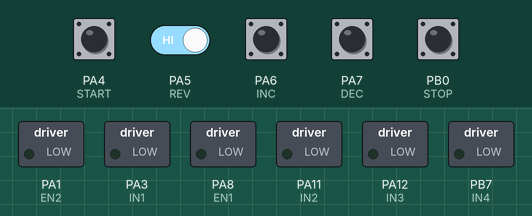
A sketch run on a simulated STM32 Blue Pill. Shown: switched loads named in the sketch (green lamp = pin HIGH). Dashed ring = blinking. The inputs (shaded band) are chosen by the test bench; at power-on: PA4 (START), PA5 (REV), PA6 (INC), PA7 (DEC), PB0 (STOP) HIGH.

Above: at 1.2 s.
1.3 s: PA4 (START) pulled LOW for 0.15 s
At 1.92 s:
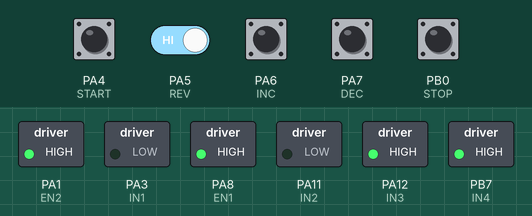
4.3 s: PA5 (REV) driven LOW
At 5.29 s:
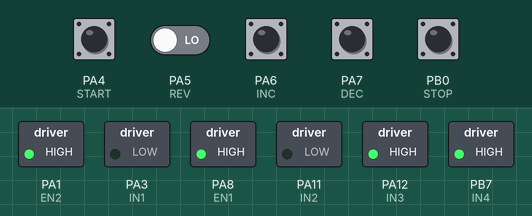
7.3 s: PB0 (STOP) pulled LOW for 1 s
At 7.65 s:
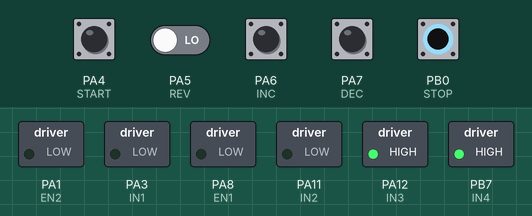
9.8 s: PA4 (START) pulled LOW for 1 s
At 10.2 s:
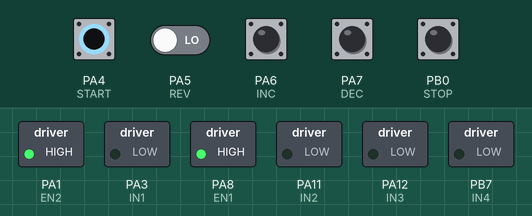
13.0 s: PB0 (STOP) pulled LOW for 1 s
At 13.62 s:
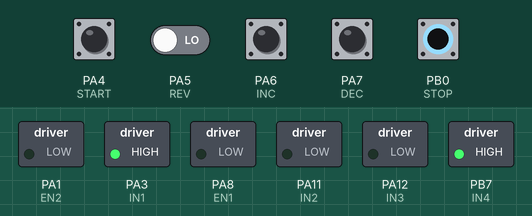
Timing chart, 0 to 16.0 s (numbered marks = the images above; inputs shaded):
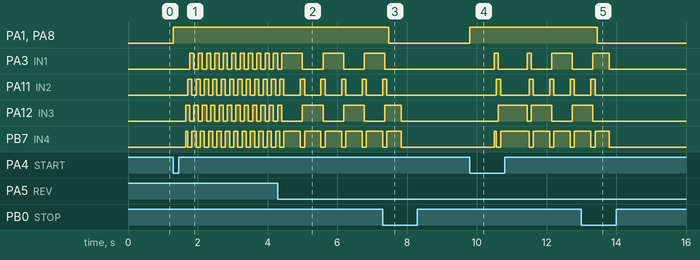

The sketch:

Stepper_Motor.ino
```cpp
#define EN1 PA8
#define EN2 PA1
#define IN1 PA3
#define IN2 PA11
#define IN3 PA12
#define IN4 PB7

#define START PA4
#define STOP  PB0
#define REV   PA5
#define INC   PA6
#define DEC   PA7

#define PERIOD_MAX 100U
#define PERIOD_MIN 30U

#define DEBOUNCE 350U

bool dir = false, Run = false;
int period = 60;

void setup() {
  pinMode(START, INPUT);
  pinMode(STOP, INPUT);
  pinMode(REV, INPUT);
  pinMode(INC, INPUT);
  pinMode(DEC, INPUT);

  pinMode(EN1, OUTPUT);
  pinMode(EN2, OUTPUT);
  pinMode(IN1, OUTPUT);
  pinMode(IN2, OUTPUT);
  pinMode(IN3, OUTPUT);
  pinMode(IN4, OUTPUT);

  digitalWrite(EN1, LOW);
  digitalWrite(EN2, LOW);
}

void loop() {
  if (!digitalRead(START)) {
    Run = true;
    dir = true;
    digitalWrite(EN1,HIGH);
    digitalWrite(EN2,HIGH);
    delay(DEBOUNCE);
  }

  if (!digitalRead(STOP)) {
    Run = false;
    digitalWrite(EN1, LOW);
    digitalWrite(EN2, LOW);
    delay(DEBOUNCE);
  }

  if ((!digitalRead(REV)) && Run) {
    dir = !dir;
    delay(DEBOUNCE);
  }

  if (!digitalRead(INC)) {
    if (period > PERIOD_MIN) {
      period -= 10;
    } else {
      period = PERIOD_MIN;
    }
    delay(DEBOUNCE);
  }

  if (!digitalRead(DEC)) {
    if (period < PERIOD_MAX) {
      period += 10;
    } else {
      period = PERIOD_MAX;
    }
    delay(DEBOUNCE);
  }


  if (Run) {
    if (dir) {
      //Clockwise Direction
      digitalWrite(IN1, LOW);
      digitalWrite(IN2, LOW);
      digitalWrite(IN3, HIGH);
      digitalWrite(IN4, HIGH);
      delay(period);
      digitalWrite(IN1, LOW);
      digitalWrite(IN2, HIGH);
      digitalWrite(IN3, HIGH);
      digitalWrite(IN4, LOW);
      delay(period);
      digitalWrite(IN1, HIGH);
      digitalWrite(IN2, HIGH);
      digitalWrite(IN3, LOW);
      digitalWrite(IN4, LOW);
      delay(period);
      digitalWrite(IN1, HIGH);
      digitalWrite(IN2, LOW);
      digitalWrite(IN3, LOW);
      digitalWrite(IN4, HIGH);
      delay(period);
    } else {
      //Anticlockwise Direction
      digitalWrite(IN1, HIGH);
      digitalWrite(IN2, LOW);
      digitalWrite(IN3, LOW);
      digitalWrite(IN4, HIGH);
      delay(period);
      digitalWrite(IN1, HIGH);
      digitalWrite(IN2, HIGH);
      digitalWrite(IN3, LOW);
      digitalWrite(IN4, LOW);
      delay(period);
      digitalWrite(IN1, LOW);
      digitalWrite(IN2, HIGH);
      digitalWrite(IN3, HIGH);
      digitalWrite(IN4, LOW);
      delay(period);
      digitalWrite(IN1, LOW);
      digitalWrite(IN2, LOW);
      digitalWrite(IN3, HIGH);
      digitalWrite(IN4, HIGH);
      delay(period);
    }
  }
  else
  {
    digitalWrite(EN1,LOW);
    digitalWrite(EN2,LOW);
    digitalWrite(IN1,LOW);
    digitalWrite(IN2,LOW);
    digitalWrite(IN3,LOW);
    digitalWrite(IN4,LOW);

  }


}
```

Measured:
- after the input at 1.3 s, PA1 (EN2): LOW → HIGH at once; PA3 (IN1): alternates HIGH for 0.12 s and LOW for 0.12 s, starting after 0.47 s
- after the input at 4.3 s, PA3 (IN1), PA12 (IN3): alternates HIGH for 0.59 s and LOW for 0.59 s, starting after 0.70 s; PA11 (IN2): alternates HIGH for 0.12 s and LOW for 0.47 s, starting after 0.64 s; PB7 (IN4): alternates HIGH for 0.47 s and LOW for 0.12 s, starting after 0.64 s
- after the input at 7.3 s, PA1 (EN2), PA8 (EN1): HIGH → LOW after 0.18 s; PA3 (IN1), PA11 (IN2): goes on until 7.4 s, then stays LOW
- after the input at 9.8 s, PA1 (EN2): LOW → HIGH at once; PA3 (IN1): goes HIGH 0.12 s, LOW 0.82 s, HIGH 0.12 s, LOW 0.59 s, HIGH 0.59 s, then LOW, starting after 0.70 s
- after the input at 13.0 s, PA1 (EN2), PA8 (EN1): HIGH → LOW after 0.45 s; PA11 (IN2): goes on until 13.4 s, then stays LOW; PA12 (IN3): goes on until 13.3 s, then stays LOW
